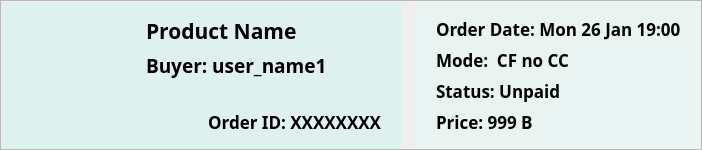
                 <widget class="QFrame" name="order_box_3">
                  <property name="sizePolicy">
                   <sizepolicy hsizetype="Preferred" vsizetype="Fixed">
                    <horstretch>0</horstretch>
                    <verstretch>0</verstretch>
                   </sizepolicy>
                  </property>
                  <property name="minimumSize">
                   <size>
                    <width>0</width>
                    <height>150</height>
                   </size>
                  </property>
                  <property name="maximumSize">
                   <size>
                    <width>16777215</width>
                    <height>150</height>
                   </size>
                  </property>
                  <property name="autoFillBackground">
                   <bool>false</bool>
                  </property>
                  <property name="frameShape">
                   <enum>QFrame::StyledPanel</enum>
                  </property>
                  <property name="frameShadow">
                   <enum>QFrame::Raised</enum>
                  </property>
                  <layout class="QHBoxLayout" name="horizontalLayout_68">
                   <property name="spacing">
                    <number>0</number>
                   </property>
                   <property name="leftMargin">
                    <number>0</number>
                   </property>
                   <property name="topMargin">
                    <number>0</number>
                   </property>
                   <property name="rightMargin">
                    <number>0</number>
                   </property>
                   <property name="bottomMargin">
                    <number>0</number>
                   </property>
                   <item>
                    <layout class="QHBoxLayout" name="horizontalLayout_69">
                     <property name="spacing">
                      <number>15</number>
                     </property>
                     <item>
                      <widget class="QFrame" name="product_frame_15">
                       <property name="minimumSize">
                        <size>
                         <width>400</width>
                         <height>0</height>
                        </size>
                       </property>
                       <property name="maximumSize">
                        <size>
                         <width>500</width>
                         <height>16777215</height>
                        </size>
                       </property>
                       <property name="styleSheet">
                        <string notr="true">QFrame {
    background-color:#DFF1EE;
	border: none;
}</string>
                       </property>
                       <property name="frameShape">
                        <enum>QFrame::StyledPanel</enum>
                       </property>
                       <property name="frameShadow">
                        <enum>QFrame::Raised</enum>
                       </property>
                       <layout class="QHBoxLayout" name="horizontalLayout_70">
                        <property name="spacing">
                         <number>15</number>
                        </property>
                        <property name="leftMargin">
                         <number>20</number>
                        </property>
                        <property name="topMargin">
                         <number>15</number>
                        </property>
                        <property name="rightMargin">
                         <number>20</number>
                        </property>
                        <property name="bottomMargin">
                         <number>15</number>
                        </property>
                        <item>
                         <widget class="QLabel" name="product_image_label_15">
                          <property name="maximumSize">
                           <size>
                            <width>110</width>
                            <height>110</height>
                           </size>
                          </property>
                          <property name="styleSheet">
                           <string notr="true"/>
                          </property>
                          <property name="text">
                           <string/>
                          </property>
                          <property name="pixmap">
                           <pixmap resource="../../../public/images/post_images/post_images.qrc">:/post_images/IMG_7102.jpg</pixmap>
                          </property>
                          <property name="scaledContents">
                           <bool>true</bool>
                          </property>
                         </widget>
                        </item>
                        <item>
                         <widget class="QFrame" name="frame_22">
                          <property name="frameShape">
                           <enum>QFrame::StyledPanel</enum>
                          </property>
                          <property name="frameShadow">
                           <enum>QFrame::Raised</enum>
                          </property>
                          <layout class="QVBoxLayout" name="verticalLayout_59">
                           <property name="leftMargin">
                            <number>0</number>
                           </property>
                           <property name="topMargin">
                            <number>0</number>
                           </property>
                           <property name="rightMargin">
                            <number>0</number>
                           </property>
                           <property name="bottomMargin">
                            <number>0</number>
                           </property>
                           <item>
                            <widget class="QLabel" name="product_name_label_11">
                             <property name="sizePolicy">
                              <sizepolicy hsizetype="Preferred" vsizetype="Maximum">
                               <horstretch>0</horstretch>
                               <verstretch>0</verstretch>
                              </sizepolicy>
                             </property>
                             <property name="font">
                              <font>
                               <family>Manrope</family>
                               <pointsize>16</pointsize>
                               <weight>75</weight>
                               <bold>true</bold>
                              </font>
                             </property>
                             <property name="text">
                              <string>Product Name</string>
                             </property>
                            </widget>
                           </item>
                           <item>
                            <widget class="QLabel" name="buyer_name_3">
                             <property name="sizePolicy">
                              <sizepolicy hsizetype="Preferred" vsizetype="Maximum">
                               <horstretch>0</horstretch>
                               <verstretch>0</verstretch>
                              </sizepolicy>
                             </property>
                             <property name="font">
                              <font>
                               <family>Manrope</family>
                               <pointsize>14</pointsize>
                               <weight>75</weight>
                               <bold>true</bold>
                              </font>
                             </property>
                             <property name="text">
                              <string>Buyer: user_name1</string>
                             </property>
                            </widget>
                           </item>
                           <item>
                            <spacer name="verticalSpacer_25">
                             <property name="orientation">
                              <enum>Qt::Vertical</enum>
                             </property>
                             <property name="sizeHint" stdset="0">
                              <size>
                               <width>20</width>
                               <height>40</height>
                              </size>
                             </property>
                            </spacer>
                           </item>
                           <item>
                            <widget class="QLabel" name="id_label_3">
                             <property name="font">
                              <font>
                               <family>Manrope</family>
                               <pointsize>13</pointsize>
                               <weight>75</weight>
                               <bold>true</bold>
                              </font>
                             </property>
                             <property name="text">
                              <string>Order ID: XXXXXXXX</string>
                             </property>
                             <property name="alignment">
                              <set>Qt::AlignRight|Qt::AlignTrailing|Qt::AlignVCenter</set>
                             </property>
                            </widget>
                           </item>
                          </layout>
                         </widget>
                        </item>
                       </layout>
                      </widget>
                     </item>
                     <item>
                      <layout class="QVBoxLayout" name="verticalLayout_60">
                       <property name="spacing">
                        <number>10</number>
                       </property>
                       <item>
                        <widget class="QFrame" name="info_frame_15">
                         <property name="minimumSize">
                          <size>
                           <width>0</width>
                           <height>0</height>
                          </size>
                         </property>
                         <property name="maximumSize">
                          <size>
                           <width>16777215</width>
                           <height>16777215</height>
                          </size>
                         </property>
                         <property name="styleSheet">
                          <string notr="true">QFrame {
    background-color:#E8F3F2;
	border: none;
}</string>
                         </property>
                         <property name="frameShape">
                          <enum>QFrame::StyledPanel</enum>
                         </property>
                         <property name="frameShadow">
                          <enum>QFrame::Raised</enum>
                         </property>
                         <layout class="QVBoxLayout" name="verticalLayout_61">
                          <property name="spacing">
                           <number>0</number>
                          </property>
                          <property name="leftMargin">
                           <number>20</number>
                          </property>
                          <property name="topMargin">
                           <number>12</number>
                          </property>
                          <property name="rightMargin">
                           <number>20</number>
                          </property>
                          <property name="bottomMargin">
                           <number>12</number>
                          </property>
                          <item>
                           <widget class="QLabel" name="order_date_label_3">
                            <property name="font">
                             <font>
                              <family>Manrope</family>
                              <pointsize>13</pointsize>
                              <weight>75</weight>
                              <bold>true</bold>
                             </font>
                            </property>
                            <property name="text">
                             <string>Order Date: Mon 26 Jan 19:00</string>
                            </property>
                           </widget>
                          </item>
                          <item>
                           <widget class="QLabel" name="mode_label_15">
                            <property name="font">
                             <font>
                              <family>Manrope</family>
                              <pointsize>13</pointsize>
                              <weight>75</weight>
                              <bold>true</bold>
                             </font>
                            </property>
                            <property name="text">
                             <string>Mode:  CF no CC</string>
                            </property>
                           </widget>
                          </item>
                          <item>
                           <widget class="QLabel" name="status_label_15">
                            <property name="font">
                             <font>
                              <family>Manrope</family>
                              <pointsize>13</pointsize>
                              <weight>75</weight>
                              <bold>true</bold>
                             </font>
                            </property>
                            <property name="text">
                             <string>Status: Unpaid</string>
                            </property>
                           </widget>
                          </item>
                          <item>
                           <widget class="QLabel" name="price_label_11">
                            <property name="font">
                             <font>
                              <family>Manrope</family>
                              <pointsize>13</pointsize>
                              <weight>75</weight>
                              <bold>true</bold>
                             </font>
                            </property>
                            <property name="text">
                             <string>Price: 999 B</string>
                            </property>
                           </widget>
                          </item>
                         </layout>
                        </widget>
                       </item>
                      </layout>
                     </item>
                    </layout>
                   </item>
                  </layout>
                 </widget>
